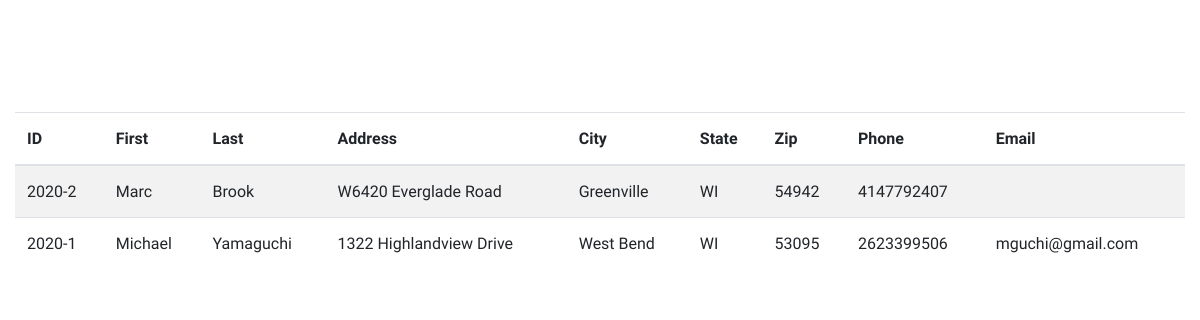
The app's page /admin/list_all_members.php with its own data.
### tables this page shows
CREATE TABLE `member_info` (
  `mbr_id` varchar(8) NOT NULL,
  `first` varchar(50) DEFAULT NULL,
  `last` varchar(50) DEFAULT NULL,
  `address` varchar(50) DEFAULT NULL,
  `city` varchar(50) DEFAULT NULL,
  `state` varchar(2) DEFAULT NULL,
  `zip` char(5) DEFAULT NULL,
  `phone` char(20) DEFAULT NULL,
  `email` varchar(50) DEFAULT NULL,
  `boat` varchar(50) DEFAULT NULL,
  `motor` varchar(50) DEFAULT NULL,
  `trolling_motor` varchar(50) DEFAULT NULL,
  `electronics` varchar(50) DEFAULT NULL,
  `sub` varchar(1) DEFAULT NULL,
  `paid` varchar(1) DEFAULT NULL,
  PRIMARY KEY (`mbr_id`),
  UNIQUE KEY `mbr_id_UNIQUE` (`mbr_id`)
);

### admin/list_all_members.php (the view, shortened to what this page needs)
<!DOCTYPE html>
<html>
    <head>
        <link rel="stylesheet" href="../fonts/icomoon/style.css">
        <link rel="stylesheet" href="../css/bootstrap.min.css">
        <link rel="stylesheet" href="../css/bootstrap-datepicker.css">
        <link rel="stylesheet" href="../css/jquery.fancybox.min.css">
        <link rel="stylesheet" href="../css/owl.carousel.min.css">
        <link rel="stylesheet" href="../css/owl.theme.default.min.css">
        <link rel="stylesheet" href="../fonts/flaticon/font/flaticon.css">
        <link rel="stylesheet" href="../css/aos.css">
        <link rel="stylesheet" href="../css/style.css">
    </head>
<body>
    <?php
    include('../php/gbws_reg_db.php');
    mysqli_select_db($mysqli,"gbws_reg");
    $sql='SELECT mbr_id,
            first,
            last,
            address,
            city,
            state,
            zip,
            phone,
            email
        FROM
	       member_info
        ORDER BY
            last';
    $result = mysqli_query($mysqli,$sql);
    echo '
    <div class="site-section">
        <div class="col-12 col-md-12">
            <table class="table table-striped">
                <thead>
                    <th>ID</th>
                    <th>First</th>
                    <th>Last</th>
                    <th>Address</th>
                    <th>City</th>
                    <th>State</th>
                    <th>Zip</th>
                    <th>Phone</th>
                    <th>Email</th>
                </thead>
                <tbody>';
    while($row = mysqli_fetch_array($result)) {
        echo "<tr>";
        echo "<td>" . $row['mbr_id']. "</td>";
        echo "<td>" . $row['first']. "</td>";
        echo "<td>" . $row['last']. "</td>";
        echo "<td>" . $row['address']. "</td>";
        echo "<td>" . $row['city']. "</td>";
        echo "<td>" . $row['state']. "</td>";
        echo "<td>" . $row['zip']. "</td>";
        echo "<td>" . $row['phone']. "</td>";
        echo "<td>" . $row['email']. "</td>";
        echo "</tr>";
    }
        echo "</tbody>";
    echo "</table>";
    ?>
</body>
</html>

### css/style.css (style rules this page uses)
html { overflow-x: hidden; }
body { line-height: 1.7; color: #364d59 !important; font-weight: 300; font-size: 1rem; }
.site-section { padding: 2.5em 0; }
@media (min-width: 768px) { .site-section { padding: 5em 0; } }
.site-section { padding: 7rem 0; }

### records on screen
member_info: mbr_id "2020-2", first "Marc", last "Brook", address "W6420 Everglade Road", city "Greenville", state "WI", zip "54942", phone "4147792407"
member_info: mbr_id "2020-1", first "Michael", last "Yamaguchi", address "1322 Highlandview Drive", city "West Bend", state "WI", zip "53095", phone "2623399506", email "mguchi@gmail.com"
